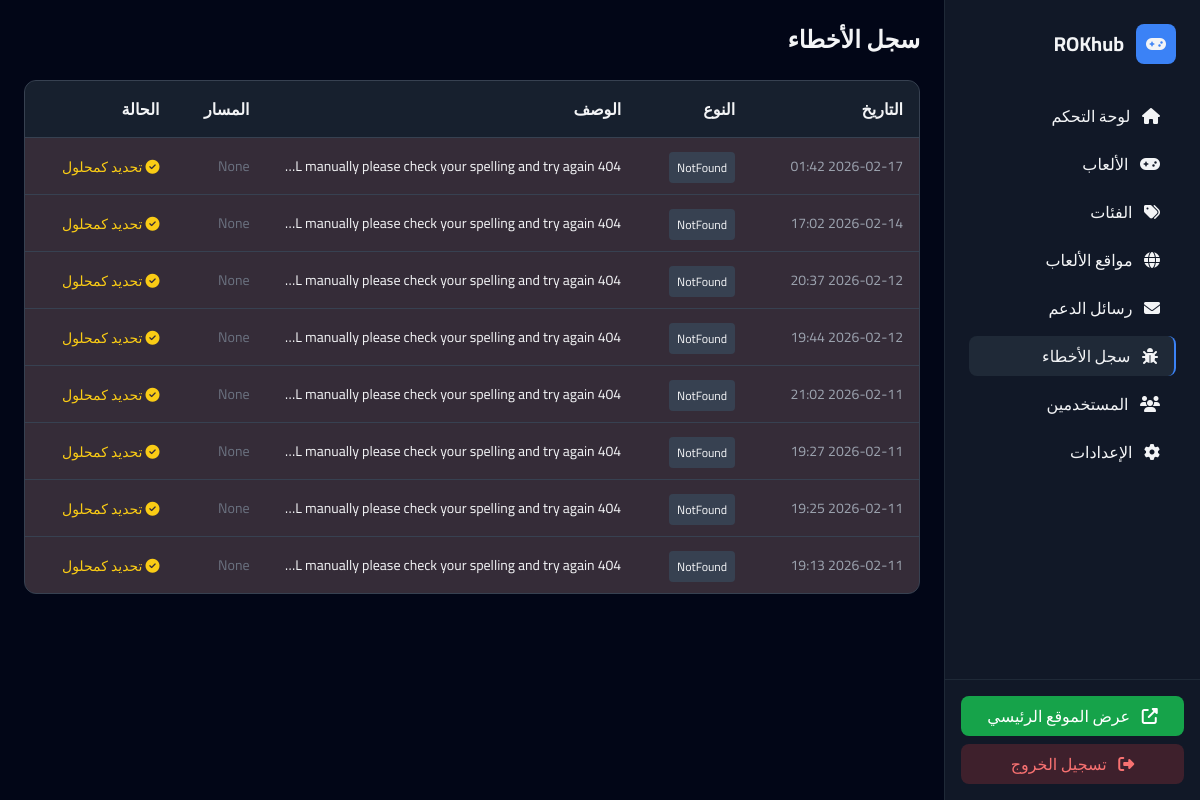
Page /admin/errors (signed in) on the committed database.
### models.py (models this page shows)
class ErrorLog(db.Model):
    id = db.Column(db.Integer, primary_key=True)
    error_type = db.Column(db.String(100))
    error_message = db.Column(db.Text)
    route = db.Column(db.String(200))
    user_agent = db.Column(db.String(500))
    ip_address = db.Column(db.String(50))
    created_at = db.Column(db.DateTime, default=datetime.utcnow)
    is_resolved = db.Column(db.Boolean, default=False)

### app.py (the view)
@app.route('/admin/errors')
@login_required
def admin_errors():
    return render_template('admin/errors.html', errors=ErrorLog.query.order_by(ErrorLog.created_at.desc()).all())

### app.py (called while the page is built)
@login_manager.user_loader
def load_user(user_id):
    return User.query.get(int(user_id))

@app.context_processor
def inject_globals():
    return {
        'site_info': SITE_INFO,
        'terms_text': TERMS_OF_SERVICE,
        'privacy_text': PRIVACY_POLICY
    }

@app.before_request
def before_request():
    if not hasattr(g, 'auto_fix_ran'):
        auto_fix_common_issues()
        advanced_auto_fix()
        notify_admin_of_errors()
        g.auto_fix_ran = True
    settings = get_settings()
    if settings.maintenance_mode and request.endpoint not in ['maintenance', 'login', 'static']:
        if not current_user.is_authenticated or not current_user.is_admin:
            return redirect(url_for('maintenance'))

### utils.py (called while the page is built)
def get_settings():
    settings = SiteSettings.query.first()
    if not settings:
        settings = SiteSettings()
        db.session.add(settings)
        db.session.commit()
    return settings

def notify_admin_of_errors():
    recent_errors = ErrorLog.query.filter(
        ErrorLog.is_resolved == False,
        ErrorLog.created_at > datetime.utcnow() - timedelta(hours=1)
    ).all()
    if recent_errors:
        logger.warning(f"⚠️ {len(recent_errors)} أخطاء جديدة تحتاج اهتمامك في لوحة التحكم")
        return len(recent_errors)
    return 0

### templates/admin/errors.html (shortened to what this page needs)
{% extends 'admin/base_admin.html' %}
{% block admin_title %}سجل الأخطاء{% endblock %}
{% block admin_content %}
<div class="bg-gray-800 rounded-xl overflow-hidden border border-gray-700">
    <table class="w-full">
        <thead class="bg-gray-900/50">
            <tr>
                <th class="p-4 text-right">التاريخ</th>
                <th class="p-4 text-right">النوع</th>
                <th class="p-4 text-right">الوصف</th>
                <th class="p-4 text-right">المسار</th>
                <th class="p-4 text-right">الحالة</th>
            </tr>
        </thead>
        <tbody>
            {% for error in errors %}
            <tr class="border-t border-gray-700 {% if not error.is_resolved %}bg-red-500/10{% endif %}">
                <td class="p-4 text-sm text-gray-400">{{ error.created_at.strftime('%Y-%m-%d %H:%M') }}</td>
                <td class="p-4">
                    <span class="bg-gray-700 px-2 py-1 rounded text-xs">{{ error.error_type }}</span>
                </td>
                <td class="p-4 max-w-xs">
                    <p class="text-sm truncate" title="{{ error.error_message }}">{{ error.error_message }}</p>
                </td>
                <td class="p-4 text-sm text-gray-500">{{ error.route }}</td>
                <td class="p-4">
                    {% if error.is_resolved %}
                    <span class="text-green-400"><i class="fas fa-check"></i> محلول</span>
                    {% else %}
                    <form method="post" action="{{ url_for('admin_resolve_error', error_id=error.id) }}" class="inline">
                        <button type="submit" class="text-yellow-400 hover:text-yellow-300 text-sm">
                            <i class="fas fa-check-circle"></i> تحديد كمحلول
                        </button>
                    </form>
                    {% endif %}
                </td>
            </tr>
            {% endfor %}
        </tbody>
    </table>
</div>
{% endblock %}

### templates/admin/base_admin.html (style rules this page uses)
body { font-family:'Cairo',sans-serif;background:#020617;color:#f3f4f6 }

### rows in the picture
ErrorLog: created_at "2026-02-17 01:42", error_type "NotFound", error_message "4…", route "None"
ErrorLog: created_at "2026-02-14 17:02", error_type "NotFound", error_message "4…", route "None"
ErrorLog: created_at "2026-02-12 20:37", error_type "NotFound", error_message "4…", route "None"
ErrorLog: created_at "2026-02-12 19:44", error_type "NotFound", error_message "4…", route "None"
ErrorLog: created_at "2026-02-11 21:02", error_type "NotFound", error_message "4…", route "None"
ErrorLog: created_at "2026-02-11 19:27", error_type "NotFound", error_message "4…", route "None"
ErrorLog: created_at "2026-02-11 19:25", error_type "NotFound", error_message "4…", route "None"
ErrorLog: created_at "2026-02-11 19:13", error_type "NotFound", error_message "4…", route "None"
